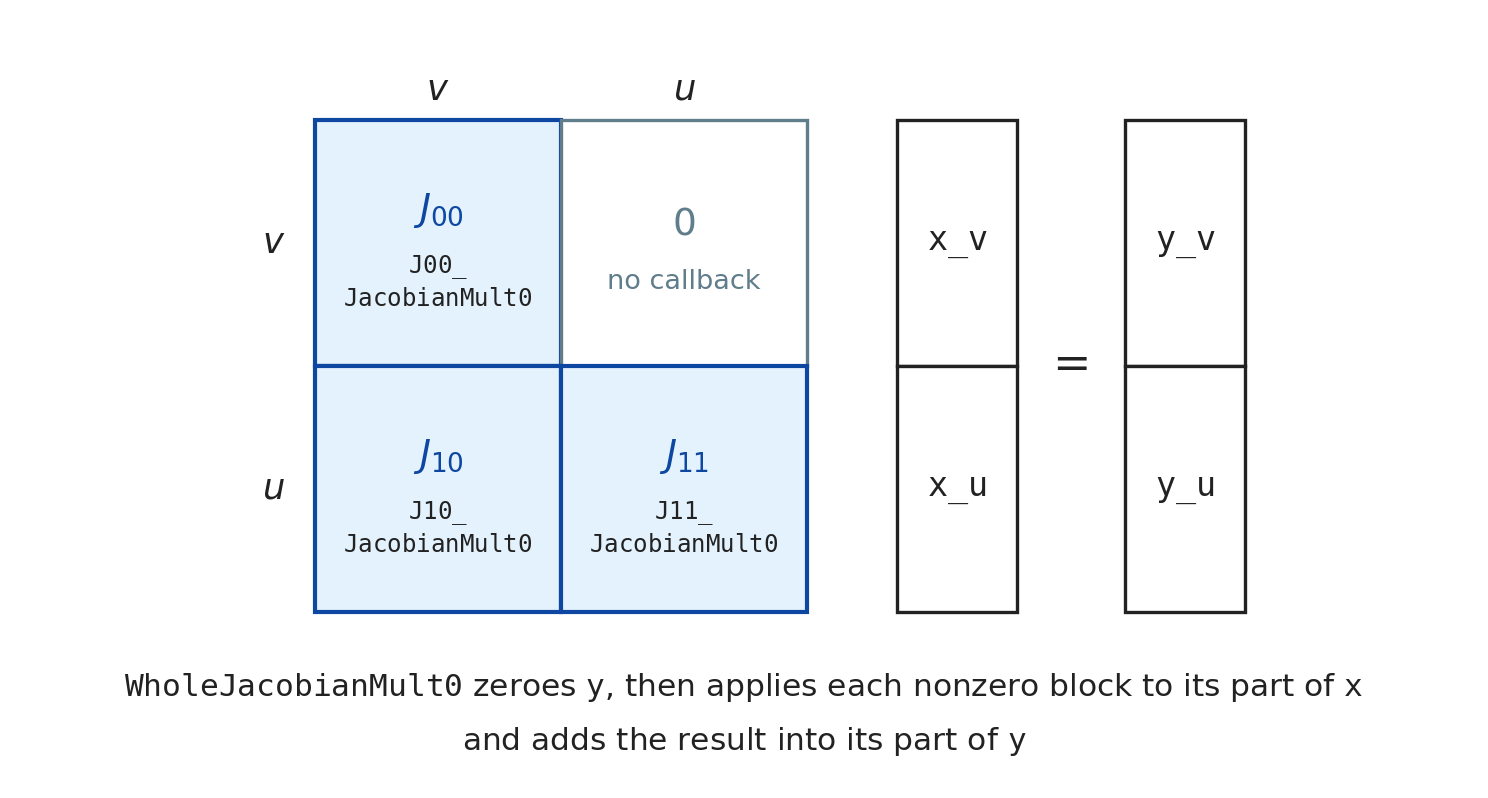

Write Python code to recreate this figure.
"""
The block Jacobian of a coupled solve (Section 2.7.2)
"""
from pathlib import Path

import matplotlib.pyplot as plt
from matplotlib.patches import Rectangle

# Colours of devito_compiler_petsc.py
DARK_BLUE = "#0D47A1"
FILL_BLUE = "#E3F2FD"
NAV = "#607D8B"
TEXT = "#222222"

W, H = 4.96, 2.66
fig = plt.figure(figsize=(W, H))
ax = fig.add_axes([0, 0, 1, 1])
ax.set_xlim(0, W)
ax.set_ylim(-H, 0)
ax.axis("off")

b = 0.82          # size of a block, in inches
vw = 0.40         # width of a vector
y_top = -0.40     # top of the matrix and the vectors

# The Jacobian, with the row field on the left and the column field on top
xm = 1.05
fields = ["v", "u"]
blocks = {(0, 0): "J00", (1, 0): "J10", (1, 1): "J11"}
for i in range(2):
    for j in range(2):
        x0, y0 = xm + j * b, y_top - (i + 1) * b
        name = blocks.get((i, j))
        if name:
            ax.add_patch(Rectangle((x0, y0), b, b, facecolor=FILL_BLUE, edgecolor=DARK_BLUE,
                                   lw=1.0, zorder=2))
            ax.text(x0 + b / 2, y0 + b / 2 + 0.11, f"$J_{{{i}{j}}}$", ha="center", va="center",
                    fontsize=9, color=DARK_BLUE, zorder=3)
            ax.text(x0 + b / 2, y0 + b / 2 - 0.13, f"$\\mathtt{{{name}\\_}}$\n"
                    r"$\mathtt{JacobianMult0}$", ha="center", va="center", fontsize=5.8,
                    color=TEXT, zorder=3, linespacing=1.3)
        else:
            ax.add_patch(Rectangle((x0, y0), b, b, facecolor="white", edgecolor=NAV, lw=0.8,
                                   zorder=2))
            ax.text(x0 + b / 2, y0 + b / 2 + 0.06, "0", ha="center", va="center", fontsize=9,
                    color=NAV, zorder=3)
            ax.text(x0 + b / 2, y0 + b / 2 - 0.13, "no callback", ha="center", va="center",
                    fontsize=6.5, color=NAV, zorder=3)
for k, fname in enumerate(fields):
    ax.text(xm - 0.10, y_top - (k + 0.5) * b, f"${fname}$", ha="right", va="center", fontsize=8.5,
            color=TEXT)
    ax.text(xm + (k + 0.5) * b, y_top + 0.10, f"${fname}$", ha="center", va="center",
            fontsize=8.5, color=TEXT)


def vector(x0, name):
    for k, fname in enumerate(fields):
        y0 = y_top - (k + 1) * b
        ax.add_patch(Rectangle((x0, y0), vw, b, facecolor="white", edgecolor=TEXT, lw=0.8,
                               zorder=2))
        ax.text(x0 + vw / 2, y0 + b / 2, f"$\\mathtt{{{name}\\_{fname}}}$", ha="center",
                va="center", fontsize=8, color=TEXT, zorder=3)


xx = xm + 2 * b + 0.30
vector(xx, "x")
ax.text(xx + vw + 0.18, y_top - b, "=", ha="center", va="center", fontsize=11, color=TEXT)
xy = xx + vw + 0.36
vector(xy, "y")

# What the product of the whole Jacobian does, below
y_text = y_top - 2 * b - 0.25
ax.text(W / 2, y_text, r"$\mathtt{WholeJacobianMult0}$ zeroes $\mathtt{y}$, then applies each nonzero "
        r"block to its part of $\mathtt{x}$", ha="center", va="center", fontsize=7.5, color=TEXT)
ax.text(W / 2, y_text - 0.18, r"and adds the result into its part of $\mathtt{y}$", ha="center",
        va="center", fontsize=7.5, color=TEXT)

# Nothing may leave the figure
fig.canvas.draw()
inv = ax.transData.inverted()
for t in ax.texts:
    (a0, b0), (a1, b1) = inv.transform(t.get_window_extent().get_points())
    assert a0 > 0.02 and a1 < W - 0.02 and b0 > -H + 0.02 and b1 < -0.02, t.get_text()

out_path = Path(__file__).with_suffix(".png")
plt.savefig(out_path, dpi=300, facecolor="white")
print(f"Saved {out_path}")
